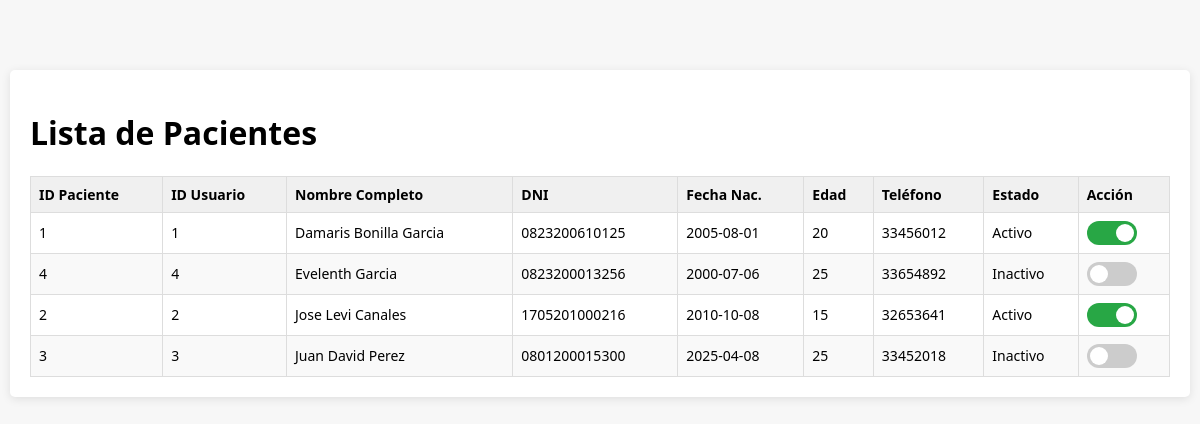
The app's page /Listar_pacientes.php, older data.
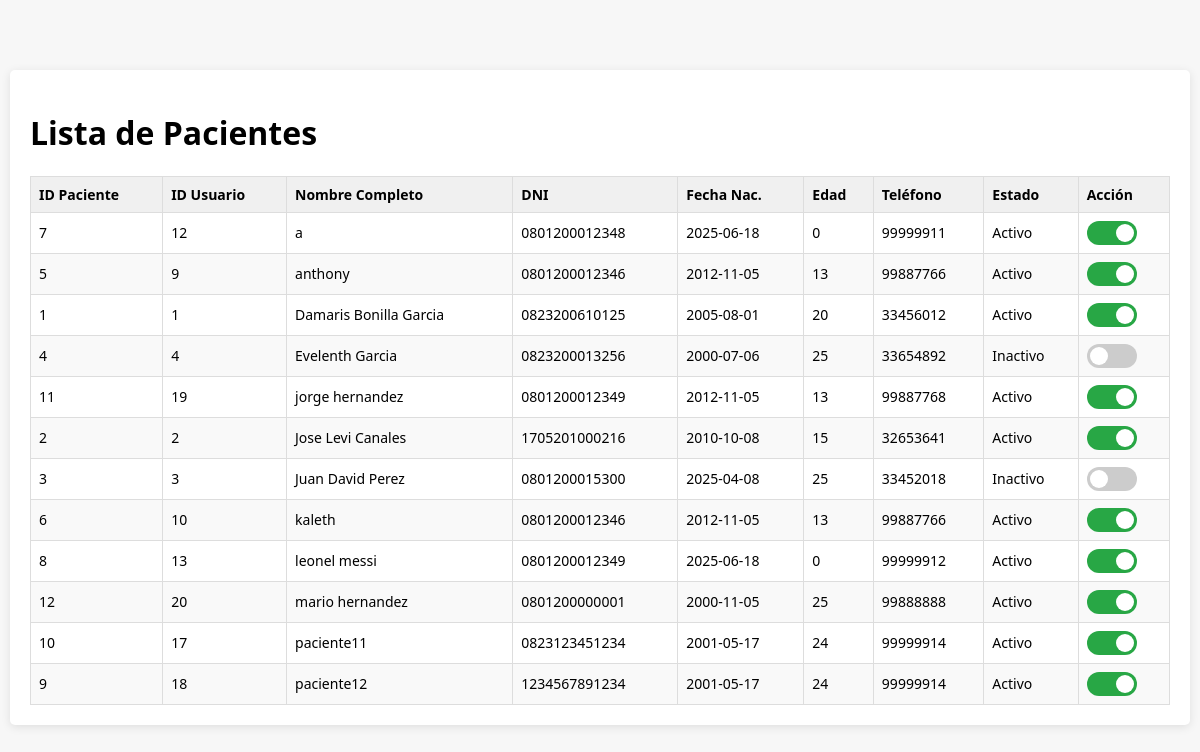
The same page, newer data.
### tables this page shows
CREATE TABLE `pacientes` (
  `id_pacientes` int(11) NOT NULL,
  `id_usuarios` int(11) NOT NULL,
  `nombre_completo` varchar(100) DEFAULT NULL,
  `DNI` varchar(20) DEFAULT NULL,
  `fecha_nacimiento` date DEFAULT NULL,
  `edad` int(11) DEFAULT NULL,
  `telefono` varchar(20) DEFAULT NULL,
  `estado` enum('Activo','Inactivo') NOT NULL DEFAULT 'Activo'
);

### Listar_pacientes.php (the view, shortened to what this page needs)
<?php
require_once 'db_connection.php';
$sql = "SELECT id_pacientes, id_usuarios, nombre_completo, DNI, fecha_nacimiento, edad, telefono, estado
        FROM pacientes ORDER BY nombre_completo ASC";
$resultado = $conexion->query($sql);
$total_entradas = $resultado->num_rows;
?>
<!DOCTYPE html>
<html lang="es">
<head>
    <link rel="stylesheet" href="https://cdnjs.cloudflare.com/ajax/libs/font-awesome/6.0.0-beta3/css/all.min.css">
</head>
<body>
    <div class="main-content">
        <h1>Lista de Pacientes</h1>
        <table>
            <thead>
                <tr>
                    <th>ID Paciente</th>
                    <th>ID Usuario</th>
                    <th>Nombre Completo</th>
                    <th>DNI</th>
                    <th>Fecha Nac.</th>
                    <th>Edad</th>
                    <th>Teléfono</th>
                    <th>Estado</th>
                    <th>Acción</th>
                </tr>
            </thead>
            <tbody>
            <?php
            if ($total_entradas > 0) {
                while($fila = $resultado->fetch_assoc()) {
                    echo "<tr>";
                    echo "<td>".htmlspecialchars($fila['id_pacientes'])."</td>";
                    echo "<td>".htmlspecialchars($fila['id_usuarios'])."</td>";
                    echo "<td>".htmlspecialchars($fila['nombre_completo'])."</td>";
                    echo "<td>".htmlspecialchars($fila['DNI'])."</td>";
                    echo "<td>".htmlspecialchars($fila['fecha_nacimiento'])."</td>";
                    echo "<td>".htmlspecialchars($fila['edad'])."</td>";
                    echo "<td>".htmlspecialchars($fila['telefono'])."</td>";
                    echo "<td class='estado-text'>".htmlspecialchars($fila['estado'])."</td>";
                    echo "<td>
                        <label class='switch'>
                            <input type='checkbox' class='estado-switch'
                                   data-id='".$fila['id_pacientes']."'
                                   ".(($fila['estado']=='Activo')?'checked':'').">
                            <span class='slider round'></span>
                        </label>
                    </td>";
                    echo "</tr>";
                }
            } else {
                echo "<tr><td colspan='9' style='text-align:center;'>No se encontraron pacientes.</td></tr>";
            }
            ?>
            </tbody>
        </table>
    </div>
</body>
</html>

Row changes from the older to the newer data that the page shows:
added pacientes: id_pacientes "7", id_usuarios "12", nombre_completo "a", DNI "0801200012348", fecha_nacimiento "2025-06-18", edad "0", telefono "99999911", estado "Activo"
added pacientes: id_pacientes "5", id_usuarios "9", nombre_completo "anthony", DNI "0801200012346", fecha_nacimiento "2012-11-05", edad "13", telefono "99887766", estado "Activo"
added pacientes: id_pacientes "11", id_usuarios "19", nombre_completo "jorge hernandez", DNI "0801200012349", fecha_nacimiento "2012-11-05", edad "13", telefono "99887768", estado "Activo"
added pacientes: id_pacientes "6", id_usuarios "10", nombre_completo "kaleth", DNI "0801200012346", fecha_nacimiento "2012-11-05", edad "13", telefono "99887766", estado "Activo"
added pacientes: id_pacientes "8", id_usuarios "13", nombre_completo "leonel messi", DNI "0801200012349", fecha_nacimiento "2025-06-18", edad "0", telefono "99999912", estado "Activo"
added pacientes: id_pacientes "12", id_usuarios "20", nombre_completo "mario hernandez", DNI "0801200000001", fecha_nacimiento "2000-11-05", edad "25", telefono "99888888", estado "Activo"
added pacientes: id_pacientes "10", id_usuarios "17", nombre_completo "paciente11", DNI "0823123451234", fecha_nacimiento "2001-05-17", edad "24", telefono "99999914", estado "Activo"
added pacientes: id_pacientes "9", id_usuarios "18", nombre_completo "paciente12", DNI "1234567891234", fecha_nacimiento "2001-05-17", edad "24", telefono "99999914", estado "Activo"
